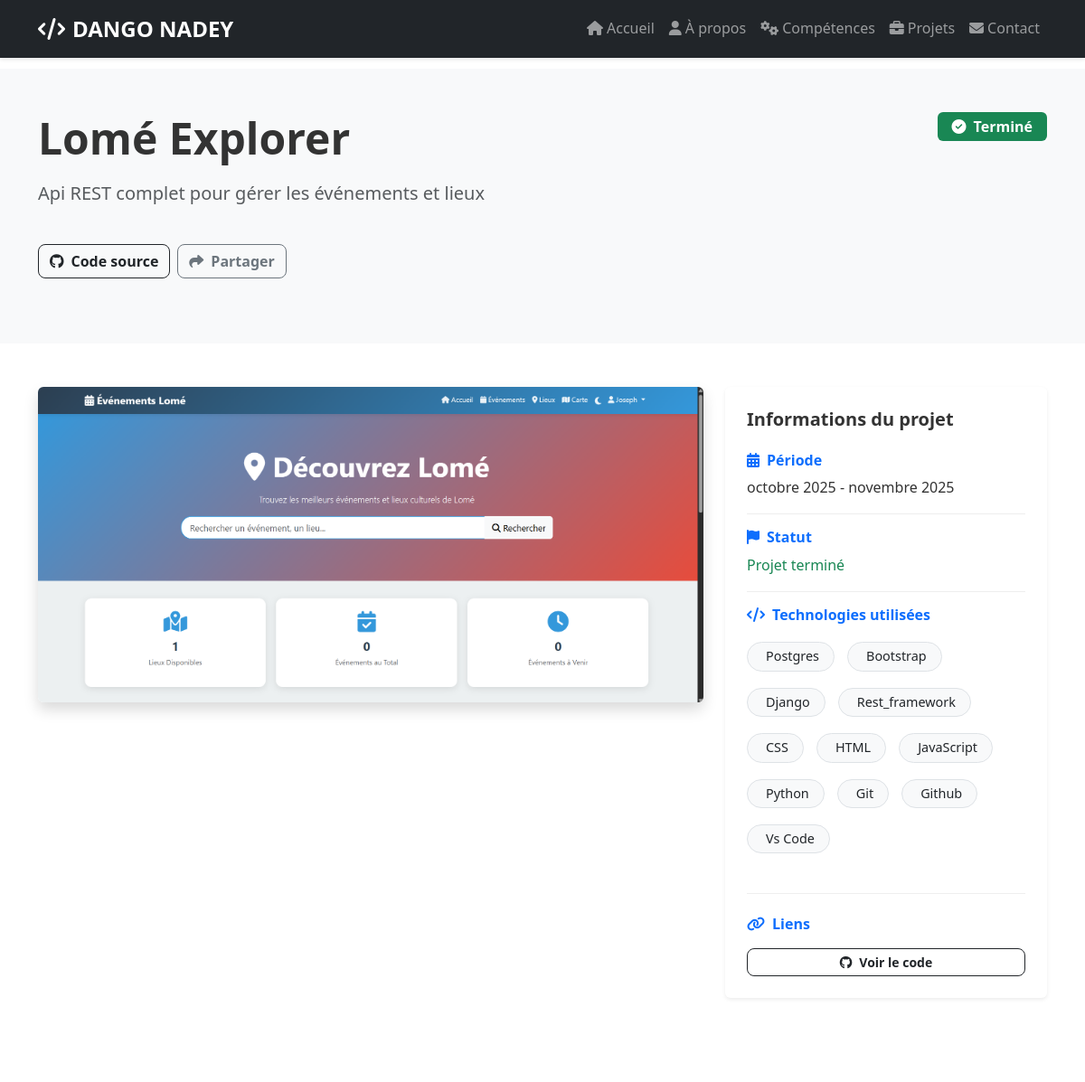
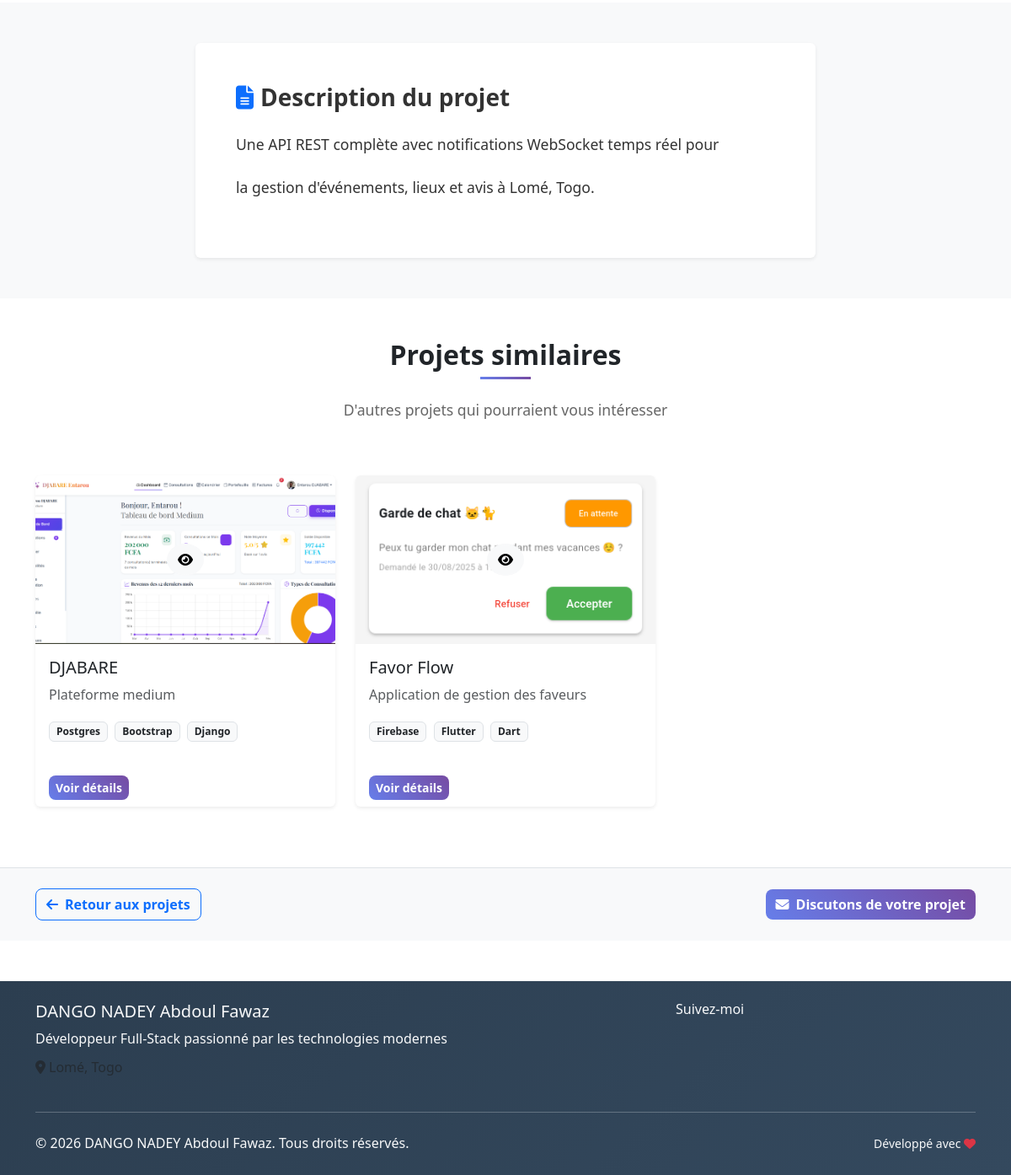
The app's page /project/5/, older data (2 pictures, top to bottom).
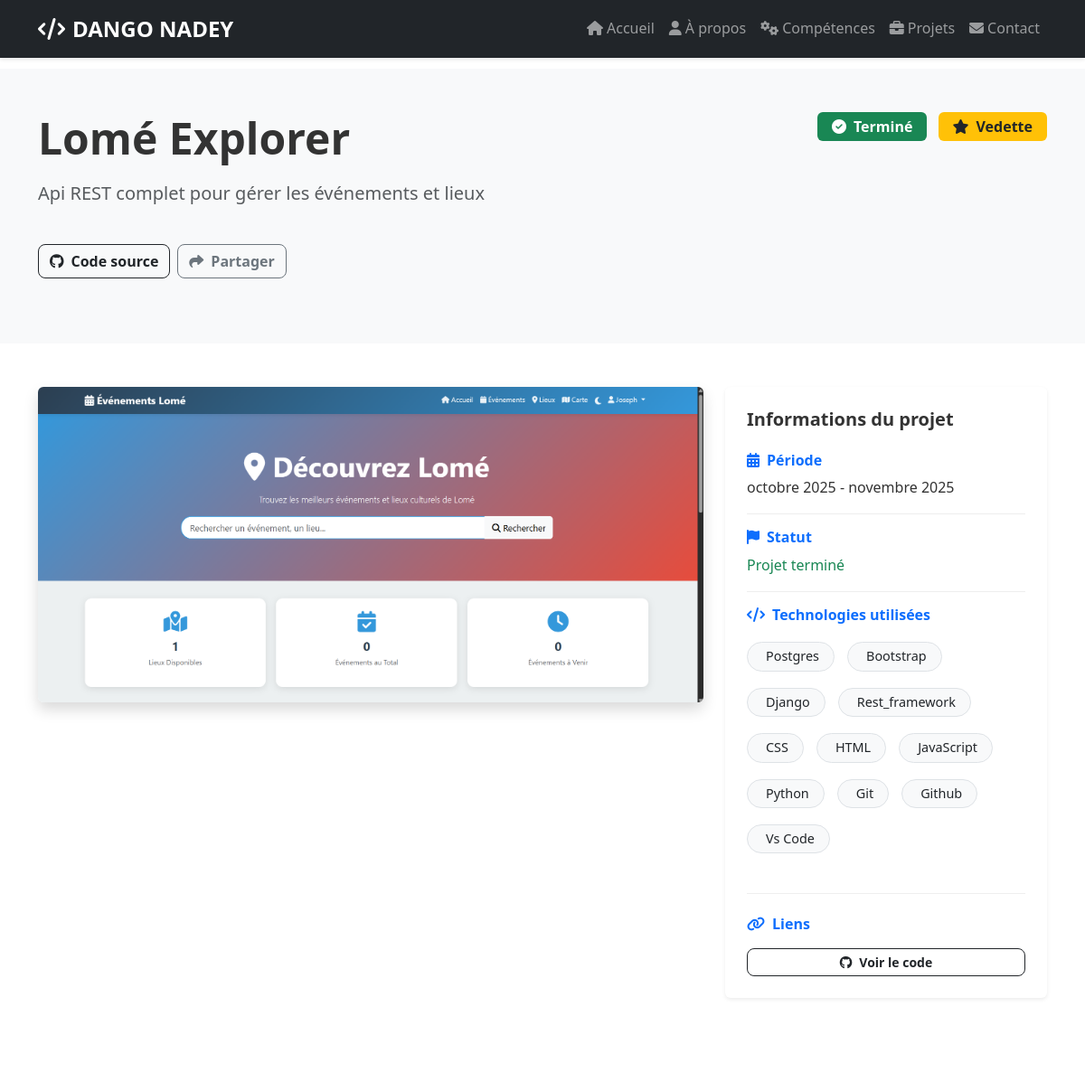
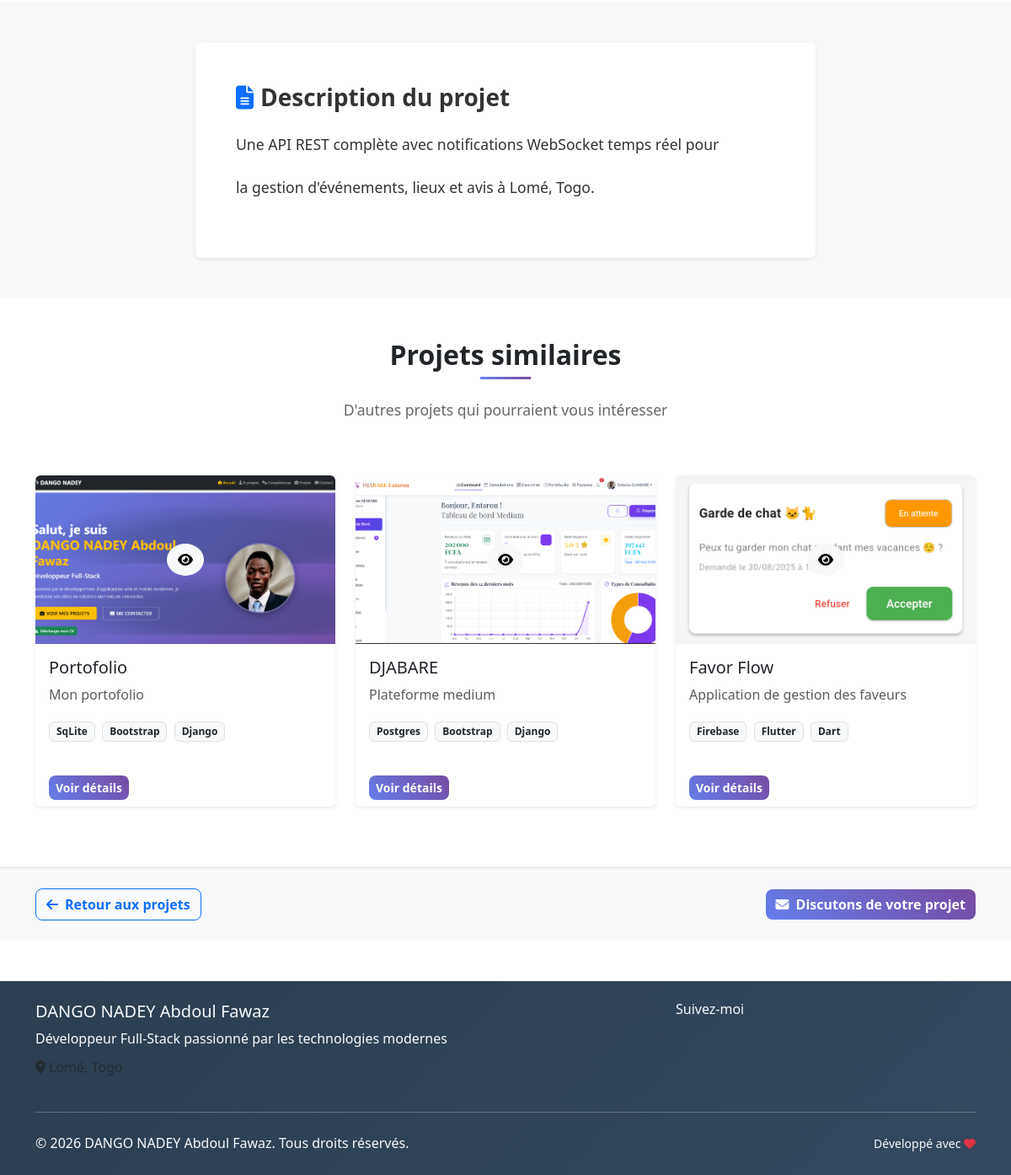
The same page, newer data (2 pictures, top to bottom).
### main/models.py (models this page shows, shortened)
class Project(models.Model):
    STATUS_CHOICES = [
        ('completed', 'Terminé'),
        ('in_progress', 'En cours'),
        ('planned', 'Planifié'),
    ]
    title = models.CharField(max_length=200)
    description = RichTextField()
    short_description = models.TextField(max_length=300)
    image = models.ImageField(upload_to='projects/')
    github_url = models.URLField(blank=True)
    live_url = models.URLField(blank=True)
    status = models.CharField(max_length=20, choices=STATUS_CHOICES, default='completed')
    technologies = models.ManyToManyField(Skill, related_name='projects')
    featured = models.BooleanField(default=False)
    start_date = models.DateField()
    end_date = models.DateField(null=True, blank=True)
    created_at = models.DateTimeField(auto_now_add=True)
    updated_at = models.DateTimeField(auto_now=True)
    class Meta:
        verbose_name = "Projet"
        verbose_name_plural = "Projets"
        ordering = ['-created_at']

class Skill(models.Model):
    SKILL_TYPES = [
        ('language', 'Langage de programmation'),
        ('framework', 'Framework'),
        ('database', 'Base de données'),
        ('tool', 'Outil'),
        ('other', 'Autre'),
    ]
    name = models.CharField(max_length=100)
    skill_type = models.CharField(max_length=20, choices=SKILL_TYPES)
    proficiency = models.IntegerField(default=50, help_text="Niveau de maîtrise (0-100)")
    icon = models.CharField(max_length=100, blank=True, help_text="Classe CSS pour l'icône")
    class Meta:
        verbose_name = "Compétence"
        verbose_name_plural = "Compétences"
        ordering = ['skill_type', 'name']

### main/views.py (the view)
# urls.py: path('project/<int:pk>/', views.ProjectDetailView.as_view(), name='project_detail'),
class ProjectDetailView(DetailView):
    model = Project
    template_name = 'project_detail.html'
    context_object_name = 'project'
    def get_context_data(self, **kwargs):
        context = super().get_context_data(**kwargs)
        context['related_projects'] = Project.objects.exclude(
            pk=self.object.pk
        ).filter(
            technologies__in=self.object.technologies.all()
        ).distinct()[:3]
        return context

### templates/project_detail.html (shortened to what this page needs)
{% extends 'base.html' %}
{% load static %}
{% block content %}
<section class="py-5 bg-light">
    <div class="container">
        <div class="row">
            <div class="col-12" data-aos="fade-up">
                <div class="d-flex justify-content-between align-items-start mb-4">
                    <div>
                        <h1 class="display-5 fw-bold mb-3">{{ project.title }}</h1>
                        <p class="lead text-muted">{{ project.short_description }}</p>
                    </div>
                    <div class="text-end">
                        {% if project.status == 'completed' %}
                            <span class="badge bg-success fs-6 px-3 py-2">
                                <i class="fas fa-check-circle me-2"></i>Terminé
                            </span>
                        {% elif project.status == 'in_progress' %}
                            <span class="badge bg-warning fs-6 px-3 py-2">
                                <i class="fas fa-spinner me-2"></i>En cours
                            </span>
                        {% elif project.status == 'planned' %}
                            <span class="badge bg-info fs-6 px-3 py-2">
                                <i class="fas fa-clock me-2"></i>Planifié
                            </span>
                        {% endif %}
                        {% if project.featured %}
                        <span class="badge bg-warning text-dark fs-6 px-3 py-2 ms-2">
                            <i class="fas fa-star me-2"></i>Vedette
                        </span>
                        {% endif %}
                    </div>
                </div>
                <div class="d-flex flex-wrap gap-2 mb-4">
                    {% if project.github_url %}
                    <a href="{{ project.github_url }}" target="_blank" class="btn btn-outline-dark">
                        <i class="fab fa-github me-2"></i>Code source
                    </a>
                    {% endif %}
                    <button class="btn btn-outline-secondary" onclick="copyToClipboard('{{ request.build_absolute_uri }}')">
                        <i class="fas fa-share me-2"></i>Partager
                    </button>
                </div>
            </div>
        </div>
    </div>
</section>
<section class="py-5">
    <div class="container">
        <div class="row">
            <div class="col-lg-8 mb-5" data-aos="fade-right">
                {% if project.image %}
                <div class="project-image-container position-relative">
                </div>
                {% endif %}
            </div>
            <div class="col-lg-4 mb-5" data-aos="fade-left">
                <div class="project-info bg-white p-4 rounded shadow-sm h-100">
                    <h3 class="h5 fw-bold mb-4">Informations du projet</h3>
                    <div class="info-item mb-3">
                        <h6 class="fw-semibold text-primary">
                            <i class="fas fa-calendar-alt me-2"></i>Période
                        </h6>
                        <p class="mb-0">
                            {{ project.start_date|date:"F Y" }}
                            {% if project.end_date %}
                                - {{ project.end_date|date:"F Y" }}
                            {% elif project.status == 'in_progress' %}
                                - En cours
                            {% endif %}
                        </p>
                    </div>
                    <div class="info-item mb-3">
                        <h6 class="fw-semibold text-primary">
                            <i class="fas fa-flag me-2"></i>Statut
                        </h6>
                        <p class="mb-0">
                            {% if project.status == 'completed' %}
                                <span class="text-success">Projet terminé</span>
                            {% elif project.status == 'in_progress' %}
                                <span class="text-warning">En développement</span>
                            {% elif project.status == 'planned' %}
                                <span class="text-info">En planification</span>
                            {% endif %}
                        </p>
                    </div>
                    <div class="info-item mb-4">
                        <h6 class="fw-semibold text-primary mb-3">
                            <i class="fas fa-code me-2"></i>Technologies utilisées
                        </h6>
                        <div class="project-tech-list">
                            {% for tech in project.technologies.all %}
                                <span class="badge bg-light text-dark border me-1 mb-2 px-3 py-2">
                                    {{ tech.name }}
                                </span>
                            {% endfor %}
                        </div>
                    </div>
                    {% if project.github_url or project.live_url %}
                    <div class="info-item">
                        <h6 class="fw-semibold text-primary mb-3">
                            <i class="fas fa-link me-2"></i>Liens
                        </h6>
                        <div class="d-grid gap-2">
                            {% if project.github_url %}
                            <a href="{{ project.github_url }}" target="_blank" class="btn btn-outline-dark btn-sm">
                                <i class="fab fa-github me-2"></i>Voir le code
                            </a>
                            {% endif %}
                        </div>
                    </div>
                    {% endif %}
                </div>
            </div>
        </div>
    </div>
</section>
<section class="py-5 bg-light">
    <div class="container">
        <div class="row">
            <div class="col-lg-8 mx-auto" data-aos="fade-up">
                <div class="bg-white p-5 rounded shadow-sm">
                    <h2 class="h3 fw-bold mb-4">
                        <i class="fas fa-file-alt text-primary me-2"></i>Description du projet
                    </h2>
                    <div class="project-description">
                        {{ project.description|safe }}
                    </div>
                </div>
            </div>
        </div>
    </div>
</section>
{% if related_projects %}
<section class="py-5">
    <div class="container">
        <div class="row">
            <div class="col-12 text-center mb-5" data-aos="fade-up">
                <h2 class="section-title">Projets similaires</h2>
                <p class="section-subtitle">D'autres projets qui pourraient vous intéresser</p>
            </div>
        </div>
        <div class="row">
            {% for related in related_projects %}
            <div class="col-lg-4 col-md-6 mb-4" data-aos="fade-up" data-aos-delay="{{ forloop.counter|add:100 }}">
                <div class="project-card card h-100 shadow-sm border-0">
                    {% if related.image %}
                    <div class="position-relative overflow-hidden">
                        <div class="project-overlay position-absolute top-0 start-0 w-100 h-100 d-flex align-items-center justify-content-center">
                            <a href="{% url 'project_detail' related.pk %}" class="btn btn-light rounded-circle">
                                <i class="fas fa-eye"></i>
                            </a>
                        </div>
                    </div>
                    {% endif %}
                    <div class="card-body">
                        <h5 class="card-title">{{ related.title }}</h5>
                        <p class="card-text text-muted">{{ related.short_description|truncatechars:100 }}</p>
                        <div class="project-tech mb-3">
                            {% for tech in related.technologies.all|slice:":3" %}
                                <span class="badge bg-light text-dark border me-1">{{ tech.name }}</span>
                            {% endfor %}
                        </div>
                    </div>
                    <div class="card-footer bg-transparent border-0">
                        <a href="{% url 'project_detail' related.pk %}" class="btn btn-primary btn-sm">
                            Voir détails
                        </a>
                    </div>
                </div>
            </div>
            {% endfor %}
        </div>
    </div>
</section>
{% endif %}
<section class="py-4 bg-light border-top">
    <div class="container">
        <div class="row">
            <div class="col-12">
                <div class="d-flex justify-content-between align-items-center">
                    <a href="{% url 'projects' %}" class="btn btn-outline-primary">
                        <i class="fas fa-arrow-left me-2"></i>Retour aux projets
                    </a>
                    <div class="d-flex gap-2">
                        <a href="{% url 'contact' %}" class="btn btn-primary">
                            <i class="fas fa-envelope me-2"></i>Discutons de votre projet
                        </a>
                    </div>
                </div>
            </div>
        </div>
    </div>
</section>
{% endblock %}

### templates/base.html (shortened to what this page needs)
<!DOCTYPE html>
<html lang="fr">
<head>
    <link href="https://cdnjs.cloudflare.com/ajax/libs/bootstrap/5.3.2/css/bootstrap.min.css" rel="stylesheet">
    <link href="https://cdnjs.cloudflare.com/ajax/libs/font-awesome/6.4.0/css/all.min.css" rel="stylesheet">
    <link href="https://cdnjs.cloudflare.com/ajax/libs/aos/2.3.4/aos.css" rel="stylesheet">
    {% load static %}
    <link href="{% static 'css/style.css' %}" rel="stylesheet">
</head>
<body>
    <nav class="navbar navbar-expand-lg navbar-dark bg-dark fixed-top">
        <div class="container">
            <a class="navbar-brand fw-bold" href="{% url 'home' %}">
                <i class="fas fa-code me-2"></i>DANGO NADEY
            </a>
            <div class="collapse navbar-collapse" id="navbarNav">
                <ul class="navbar-nav ms-auto">
                    <li class="nav-item">
                        <a class="nav-link {% if request.resolver_match.url_name == 'home' %}active{% endif %}"
                           href="{% url 'home' %}">
                            <i class="fas fa-home me-1"></i>Accueil
                        </a>
                    </li>
                    <li class="nav-item">
                        <a class="nav-link {% if request.resolver_match.url_name == 'about' %}active{% endif %}"
                           href="{% url 'about' %}">
                            <i class="fas fa-user me-1"></i>À propos
                        </a>
                    </li>
                    <li class="nav-item">
                        <a class="nav-link {% if request.resolver_match.url_name == 'skills' %}active{% endif %}"
                           href="{% url 'skills' %}">
                            <i class="fas fa-cogs me-1"></i>Compétences
                        </a>
                    </li>
                    <li class="nav-item">
                        <a class="nav-link {% if request.resolver_match.url_name == 'projects' %}active{% endif %}"
                           href="{% url 'projects' %}">
                            <i class="fas fa-briefcase me-1"></i>Projets
                        </a>
                    </li>
                    <li class="nav-item">
                        <a class="nav-link {% if request.resolver_match.url_name == 'contact' %}active{% endif %}"
                           href="{% url 'contact' %}">
                            <i class="fas fa-envelope me-1"></i>Contact
                        </a>
                    </li>
                </ul>
            </div>
        </div>
    </nav>
    <main class="main-content">
        {% block content %}
        {% endblock %}
    </main>
    <footer class="bg-dark text-light py-4 mt-5">
        <div class="container">
            <div class="row">
                <div class="col-lg-8">
                    <h5>DANGO NADEY Abdoul Fawaz</h5>
                    <p class="mb-2">Développeur Full-Stack passionné par les technologies modernes</p>
                    <p class="text-muted">
                        <i class="fas fa-map-marker-alt me-1"></i>Lomé, Togo
                    </p>
                </div>
                <div class="col-lg-4">
                    <h6>Suivez-moi</h6>
                </div>
            </div>
            <hr class="my-4">
            <div class="row align-items-center">
                <div class="col-md-6">
                    <p class="mb-0">&copy; {% now "Y" %} DANGO NADEY Abdoul Fawaz. Tous droits réservés.</p>
                </div>
                <div class="col-md-6 text-md-end">
                    <p class="mb-0">
                        <small>Développé avec <i class="fas fa-heart text-danger"></i> </small>
                    </p>
                </div>
            </div>
        </div>
    </footer>
</body>
</html>

Row changes from the older to the newer data that the page shows:
changed Project "Lomé Explorer": featured False → True (drawn)
added Project: title "Portofolio", short_description "Mon portofolio", Skill (name "Bootstrap"), Skill (name "Django")
now on this page (row unchanged): Skill: name "SqLite", shown under "Portofolio"
Text that changed along with them:
text now shown: "Vedette"
